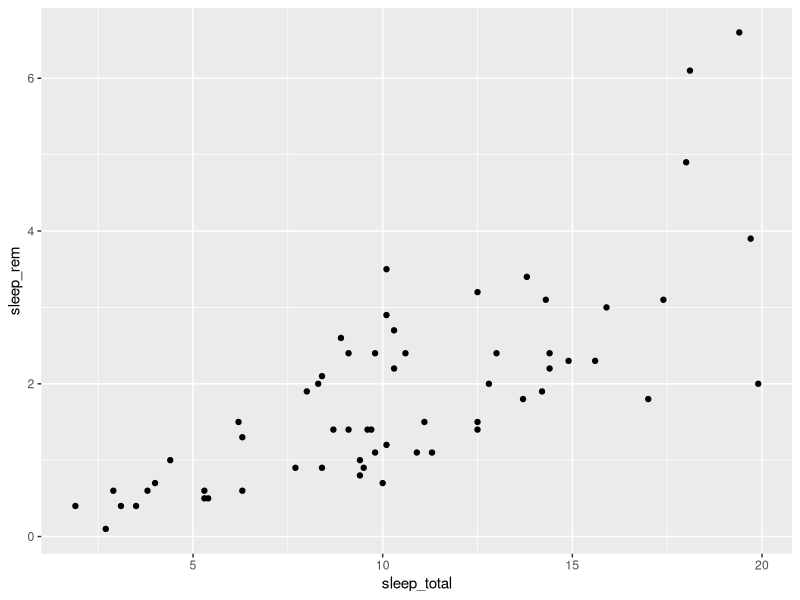
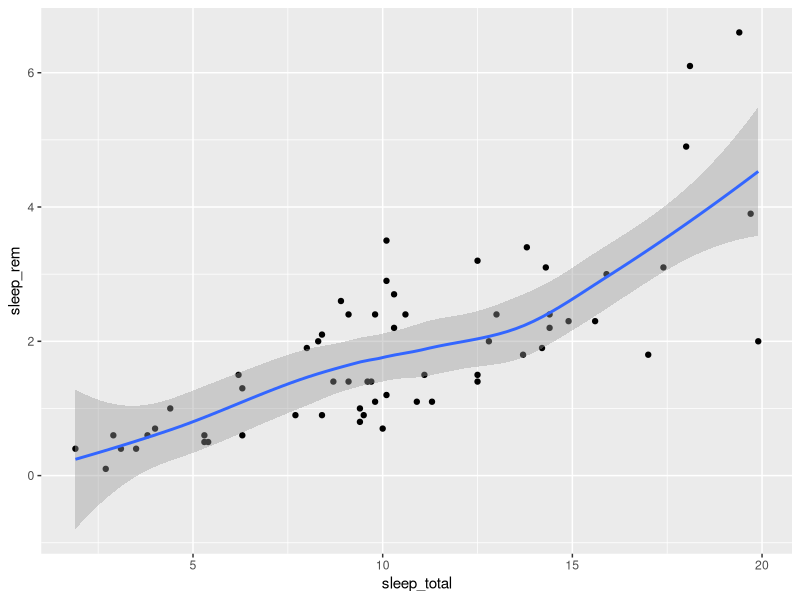
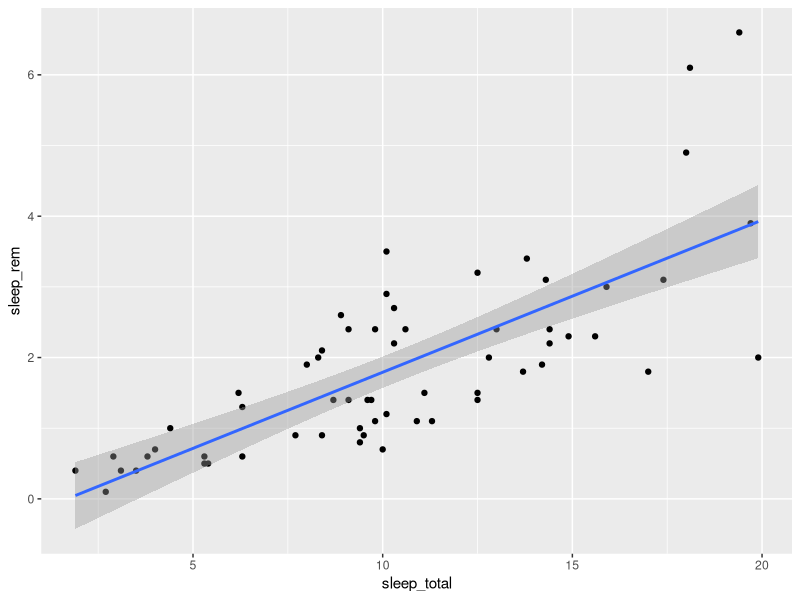
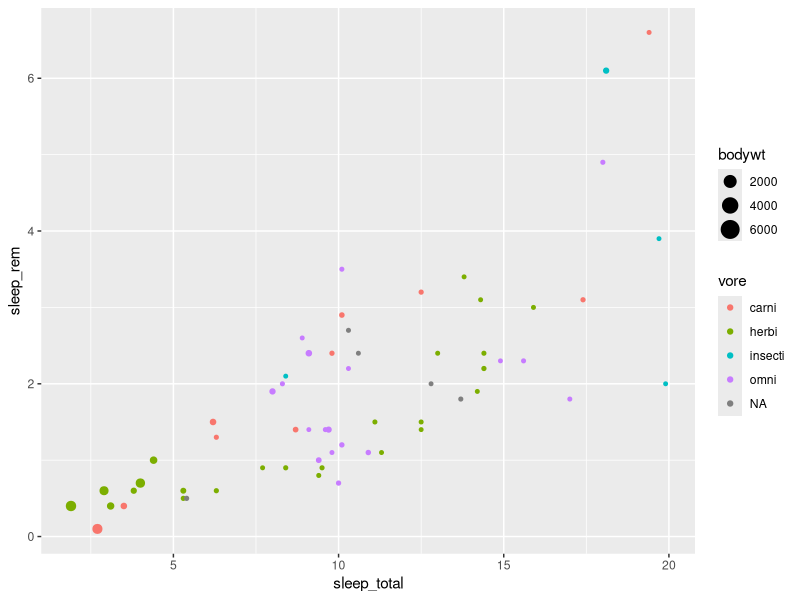
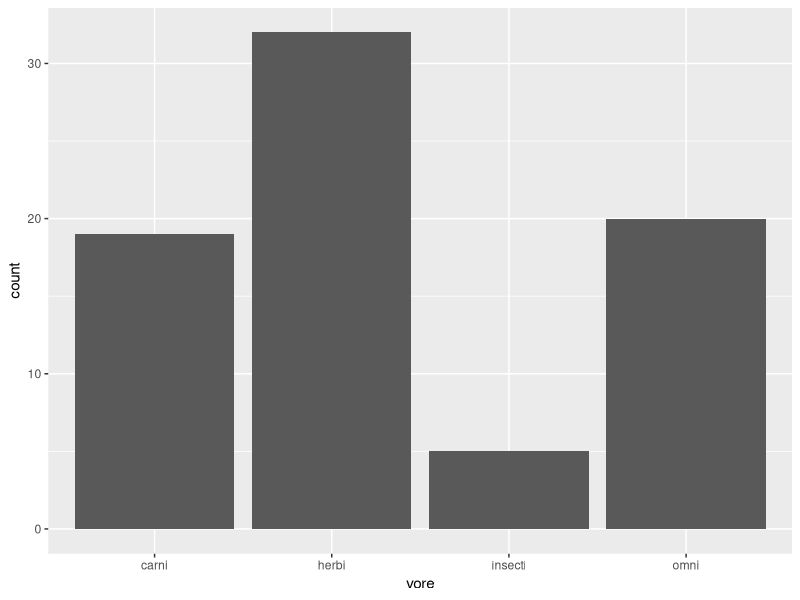
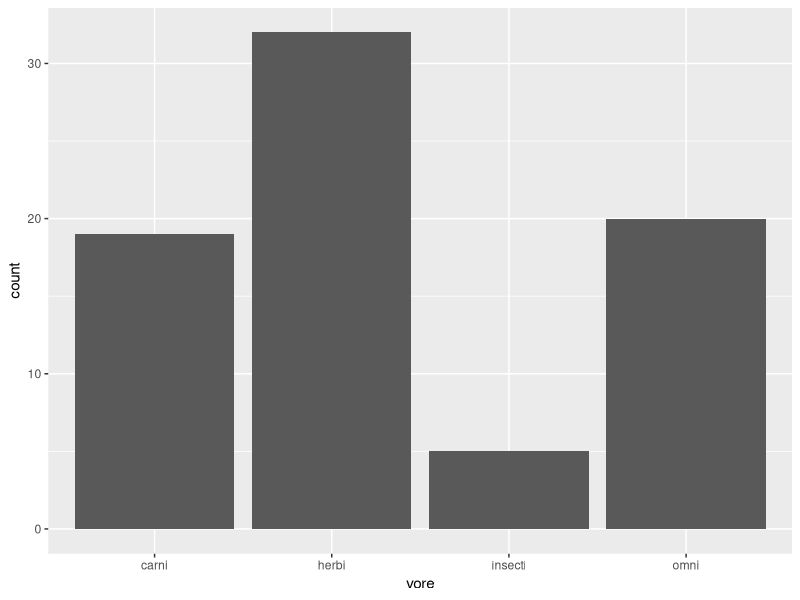
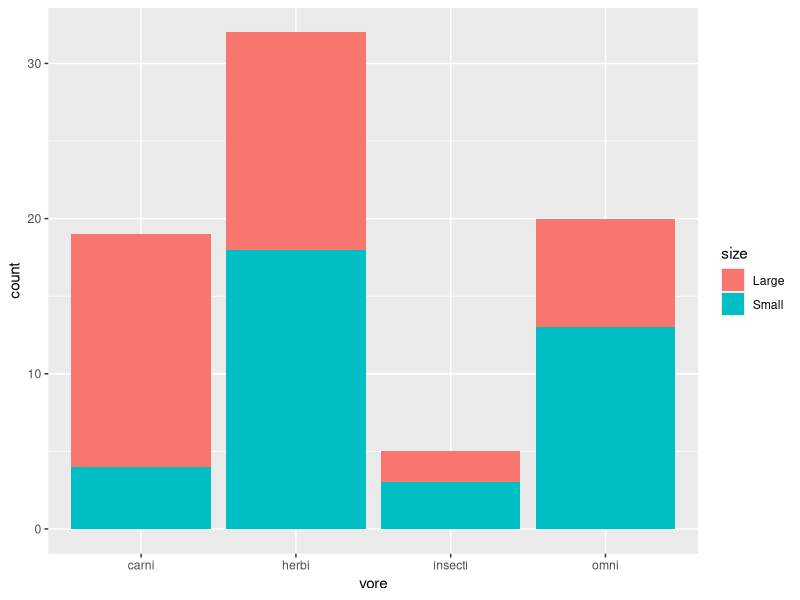
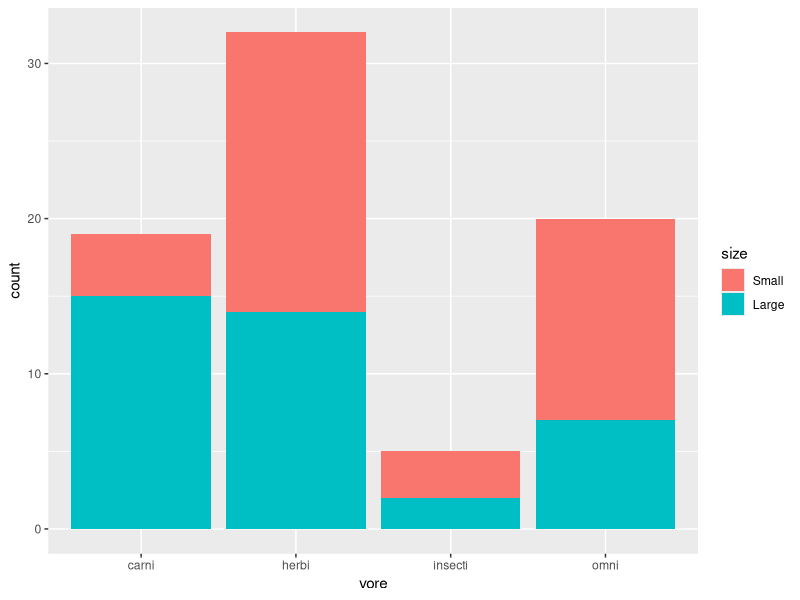

These figures' R source, in order:
## ---- chunk 1
knitr::opts_chunk$set(echo = TRUE)
## ---- chunk 2
library(ggplot2) #the msleep dataset is part of the ggplot2 package

head(msleep)
str(msleep)

#notice it displays differently... let's make it a dataframe for now

msleep<-as.data.frame(msleep)
## ---- chunk 3
ggplot(msleep, aes(sleep_total,sleep_rem)) + geom_point()
## ---- chunk 4
ggplot(msleep, aes(sleep_total,sleep_rem)) + geom_point() + geom_smooth()
## ---- chunk 5
ggplot(msleep, aes(sleep_total,sleep_rem)) + geom_point() + geom_smooth(method="lm")
## ---- chunk 6
ggplot(msleep, aes(sleep_total,sleep_rem,size=bodywt, color=vore)) + geom_point()
## ---- chunk 7
msleep1<-msleep[!is.na(msleep$vore),] #remove rows where vore==NA
ggplot(msleep1, aes(vore))+geom_bar(stat="count")
## ---- chunk 8
ggplot(msleep1, aes(x = vore))+geom_bar() #leave off stat="count"
## ---- chunk 9
#create a new variable with ifelse(test, yes, no)

msleep1$size <- ifelse(msleep1$bodywt < median(msleep1$bodywt), "Small", "Large") 

str(msleep1)

## ---- chunk 10
ggplot(msleep1, aes(x = vore, fill=size)) + geom_bar()
## ---- chunk 11
msleep1$size <- factor(msleep1$size, levels = c("Small","Large")) 

ggplot(msleep1, aes(x = vore, fill=size)) + geom_bar()
## ---- chunk 12
ggplot(msleep1, aes(x = vore, fill=size))+
  geom_bar(position="dodge") 
## ---- chunk 13
ggplot(msleep1, aes(x = vore, fill=size))+
  geom_bar(position="fill") 
## ---- chunk 14
ggplot(msleep1, aes(x = size, fill=vore))+ 
  geom_bar(position='fill') 
## ---- chunk 15
ggplot(msleep1, aes(vore))+
  geom_bar(stat="count")

ggplot(msleep1, aes(vore))+
  stat_count(geom="bar")
## ---- chunk 16
ggplot(msleep1, aes(x = vore))+
  geom_bar(aes(y=sleep_total), stat="summary", fun=mean) 
## ---- chunk 17
ggplot(msleep1, aes(x = vore, y = sleep_total))+
  geom_bar(stat="summary",fun=mean)+
  geom_errorbar(stat="summary", fun.data=mean_se) 

#same as

ggplot(msleep1, aes(x = vore, y = sleep_total))+
  geom_bar(stat="summary")+
  geom_errorbar(stat="summary") 
## ---- chunk 18
ggplot(msleep1, aes(x = vore, y = sleep_total))+
  geom_bar(stat="summary",fun=mean)+
  geom_errorbar(stat="summary", fun.data=mean_cl_normal) 
## ---- chunk 19
ggplot(msleep1, aes(x = vore, y = sleep_total, fill=size))+
  geom_bar(stat="summary", fun=mean, position="dodge")+
  geom_errorbar(stat="summary", fun.data=mean_se, position="dodge")
## ---- chunk 20
ggplot(msleep1, aes(order))+
  geom_bar(aes(fill=order))
## ---- chunk 21
ggplot(msleep1, aes(order)) +
  geom_bar(aes(fill=order)) +
  theme(axis.text.x = element_text(angle=45, hjust=1), 
        legend.position="none") 
## ---- chunk 22
ggplot(msleep1, aes(order))+
  geom_bar(aes(fill=order))+ 
  coord_flip()+
  theme(legend.position="none")

## ---- chunk 23
ggplot(msleep1, aes(order))+
  stat_summary(aes(y = bodywt, fill = order),geom = "bar", fun=mean) +
  theme(axis.text.x  = element_text(angle=45, hjust = 1), legend.position="none")

## ---- chunk 24
ggplot(msleep1, aes(x = size, fill=vore))+
  geom_bar(position='fill') 
## ---- chunk 25
ggplot(msleep1, aes(x = size, fill=vore))+
  geom_bar(position='fill')+scale_y_continuous(breaks = seq(0,1,.1)) 
## ---- chunk 26
ggplot(msleep1, aes(x = size, fill=vore))+
  geom_bar(position='fill')+scale_y_continuous(breaks=seq(0,1,.1), labels=scales::percent) 
## ---- chunk 27
ggplot(msleep1, aes(x = size, fill=vore))+
  geom_bar(position='fill')+scale_y_continuous(labels=scales::dollar) 
## ---- chunk 28
ggplot(msleep1, aes(bodywt, brainwt, color=vore))+geom_point() #note the warning! it is dropping missing values!
## ---- chunk 29
msleep1[msleep1$bodywt>1000,] 
## ---- chunk 30
ggplot(msleep1, aes(bodywt, brainwt, color=vore))+geom_point()+
  scale_x_continuous(lim=c(0,1000)) 
## ---- chunk 31
ggplot(msleep1, aes(bodywt, brainwt, color=vore))+geom_point()+
  scale_x_continuous(lim=c(0,1000))+
  scale_y_continuous(lim=c(0,2)) 
## ---- chunk 32
ggplot(msleep1, aes(bodywt, brainwt, color=vore))+geom_point()+
  xlim(0,1000)+ylim(0,2) 
## ---- chunk 33
ggplot(msleep1, aes(bodywt, brainwt, color=vore))+geom_point()+
  scale_x_log10()+scale_y_log10() 

#interesting!
## ---- chunk 34
## increase threshold for scientific notation
options(scipen = 999) 

ggplot(msleep1, aes(bodywt, brainwt, color=vore))+geom_point()+
  scale_x_log10()+scale_y_log10()
## ---- chunk 35
ggplot(msleep1, aes(bodywt, brainwt, color=vore))+geom_point()+
  coord_trans(x="log10",y="log10")+scale_x_continuous(breaks=seq(0,10000,2500))+
  theme(axis.text.x=element_text(angle=90, vjust=.5, hjust=1))
## ---- chunk 36
ggplot(msleep1, aes(x = size, fill=vore))+
  geom_bar(position='fill')+scale_y_continuous(labels=scales::percent)+
  scale_fill_brewer() 
## ---- chunk 37
RColorBrewer::display.brewer.all()
## ---- chunk 38
msleep1<-msleep[!is.na(msleep$brainwt),]

ggplot(msleep1, aes(sleep_total,sleep_rem))+
geom_point(aes(color=log10(brainwt)), size=3)

## ---- chunk 39
ggplot(msleep1, aes(sleep_total,sleep_rem))+
geom_point(aes(color=log10(brainwt)), size=3)+
  scale_color_gradient(low="yellow", high="red")
## ---- chunk 40
# Run the same plot from before, but add +geom_density2d()

ggplot(msleep1, aes(sleep_total, sleep_rem))+geom_density2d()

## Why would we want this?

